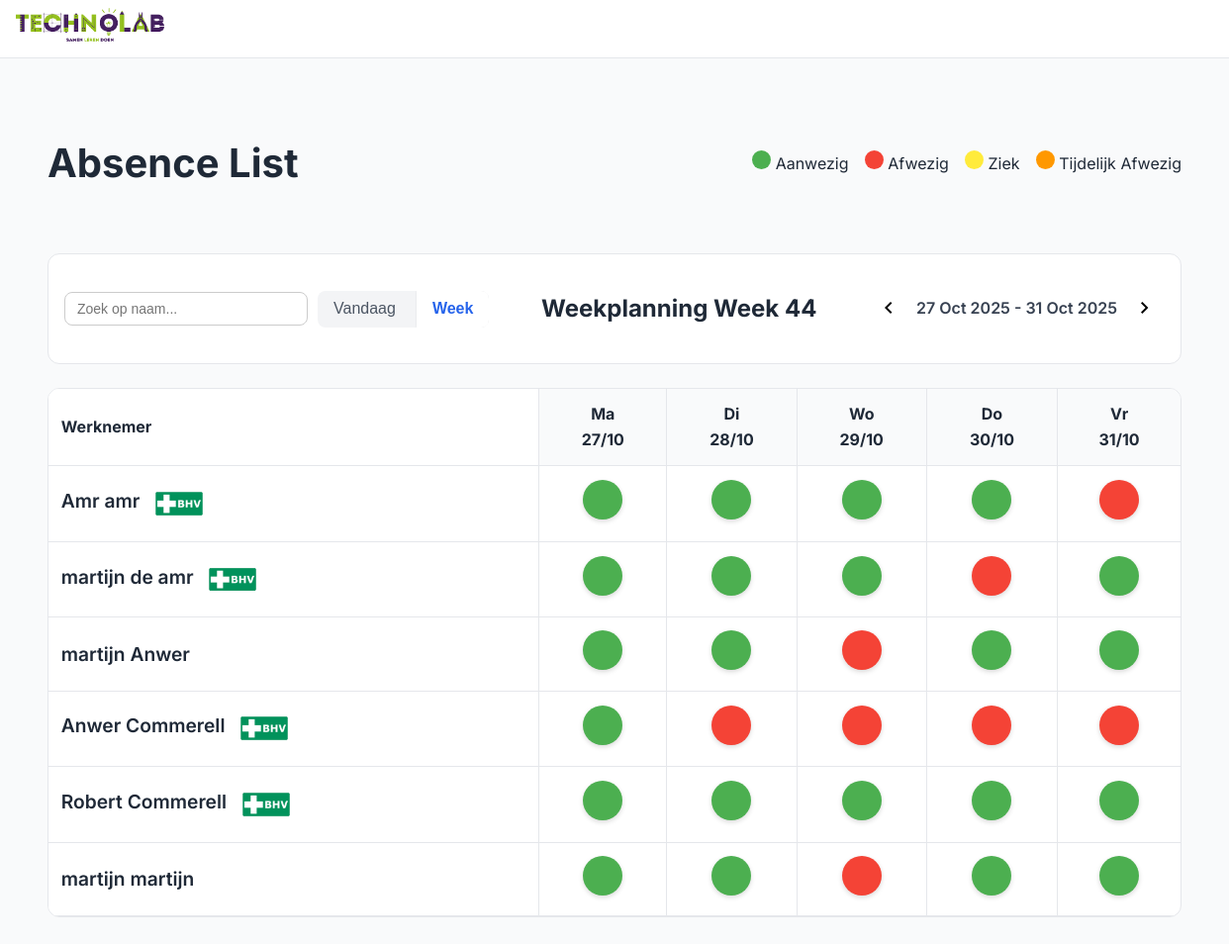
The app's page /week.php?week=2 with its own data.
### tables this page shows
CREATE TABLE `werknemers` (
  `id` int(11) NOT NULL,
  `voornaam` varchar(50) NOT NULL,
  `tussenvoegsel` varchar(20) DEFAULT NULL,
  `achternaam` varchar(50) NOT NULL,
  `email` varchar(100) NOT NULL,
  `werkdag_ma` tinyint(1) DEFAULT 0,
  `werkdag_di` tinyint(1) DEFAULT 0,
  `werkdag_wo` tinyint(1) DEFAULT 0,
  `werkdag_do` tinyint(1) DEFAULT 0,
  `werkdag_vr` tinyint(1) DEFAULT 0,
  `sector` varchar(50) NOT NULL,
  `BHV` tinyint(1) DEFAULT 0,
  `status` enum('Ziek','Aanwezig','Op de school','Afwezig','Eefetjes Afwezig') DEFAULT 'Aanwezig',
  `status_ma` enum('Aanwezig','Afwezig','Ziek','Op de school','Eefetjes Afwezig') DEFAULT 'Afwezig',
  `status_di` enum('Aanwezig','Afwezig','Ziek','Op de school','Eefetjes Afwezig') DEFAULT 'Afwezig',
  `status_wo` enum('Aanwezig','Afwezig','Ziek','Op de school','Eefetjes Afwezig') DEFAULT 'Afwezig',
  `status_do` enum('Aanwezig','Afwezig','Ziek','Op de school','Eefetjes Afwezig') DEFAULT 'Afwezig',
  `status_vr` enum('Aanwezig','Afwezig','Ziek','Op de school','Eefetjes Afwezig') DEFAULT 'Afwezig',
  `tijdelijk_tot` datetime DEFAULT NULL
);

### week.php (the view, shortened to what this page needs)
<?php
try {
    $db = new PDO("mysql:host=localhost;dbname=technolab-dashboard", "root", "");
    $db->setAttribute(PDO::ATTR_ERRMODE, PDO::ERRMODE_EXCEPTION);
} catch (PDOException $e) {
    die("Fout!: " . $e->getMessage());
}
$weekOffset = isset($_GET['week']) ? intval($_GET['week']) : 0;
$startOfWeek = new DateTime();
$startOfWeek->modify("monday this week");
if ($weekOffset !== 0) {
    $startOfWeek->modify(($weekOffset > 0 ? '+' : '') . $weekOffset . ' week');
}
$jaar = $startOfWeek->format("o");
$weeknummer = $startOfWeek->format("W");
$weekDays = [
    'Ma' => ['col' => 'ma', 'date' => (clone $startOfWeek)],
    'Di' => ['col' => 'di', 'date' => (clone $startOfWeek)->modify('+1 day')],
    'Wo' => ['col' => 'wo', 'date' => (clone $startOfWeek)->modify('+2 day')],
    'Do' => ['col' => 'do', 'date' => (clone $startOfWeek)->modify('+3 day')],
    'Vr' => ['col' => 'vr', 'date' => (clone $startOfWeek)->modify('+4 day')],
];
$stmt = $db->query("SELECT * FROM werknemers ORDER BY achternaam ASC, voornaam ASC, BHV");
$werknemers = $stmt->fetchAll(PDO::FETCH_ASSOC);
?>
<!DOCTYPE html>
<html lang="nl">
<head>
    <link rel="stylesheet" href="css/style.css" />
    <link rel="stylesheet" href="css/week.css" />
    <link rel="stylesheet" href="css/nav.css" />
</head>
<body>
<div class="app">
<header class="header">
    <section class="logo-container">
        <a href="#" class="logo-link">
            <img src="image/technolab.png" alt="Technolab Logo" class="logo-icone">
        </a>
    </section>
</header>
    <main class="main">
        <div class="main-header">
            <h1>Absence List</h1>
            <div class="legend">
                <div><span class="dot status-aanwezig"></span> Aanwezig</div>
                <div><span class="dot status-afwezig"></span> Afwezig</div>
                <div><span class="dot status-ziek"></span> Ziek</div>
                <div><span class="dot status-eefetjesafwezig"></span> Tijdelijk Afwezig</div>
            </div>
        </div>
        <div class="filters">
            <div class="filter-left" style="display: flex; align-items: center; gap: 10px;">
                <div class="search-input">
                    <input type="text" id="searchInput" placeholder="Zoek op naam..." />
                </div>
                <div class="range-buttons" style="display: flex; gap: 5px;">
                    <a href="dagplanning.php"><button class="toggle">Vandaag</button></a>
                    <button class="active">Week</button>
                </div>
            </div>
            <div> <h2>Weekplanning Week <?= $weeknummer ?></h2></div>
            <div class="filter-right">
                <a href="?week=<?= $weekOffset-1 ?>"><button class="icon-button"><span class="material-symbols-outlined">chevron_left</span></button></a>
                <span class="date-label"><?= $startOfWeek->format('d M Y') ?> - <?= (clone $startOfWeek)->modify('+4 days')->format('d M Y') ?></span>
                <a href="?week=<?= $weekOffset+1 ?>"><button class="icon-button"><span class="material-symbols-outlined">chevron_right</span></button></a>
            </div>
        </div>
        <div class="table-wrapper">
            <table id="werknemerTable">
                <thead>
                <tr>
                    <th>Werknemer</th>
                    <?php foreach ($weekDays as $dayName => $info): ?>
                        <th>
                            <?= $dayName ?><br>
                            <?= $info['date']->format('d/m') ?>
                        </th>
                    <?php endforeach; ?>
                </tr>
                </thead>
                <tbody>
                <?php foreach ($werknemers as $w): ?>
                    <?php
                    $stmt = $db->prepare("SELECT dag, status FROM week_planning WHERE werknemer_id = :id AND weeknummer = :week AND jaar = :jaar");
                    $stmt->execute([':id'=>$w['id'], ':week'=>$weeknummer, ':jaar'=>$jaar]);
                    $weekStatussen = $stmt->fetchAll(PDO::FETCH_KEY_PAIR);
                    ?>
                    <tr>
                        <td class="werknemer-naam">
                            <?= ($w['voornaam'].' '.($w['tussenvoegsel']?$w['tussenvoegsel'].' ':'').$w['achternaam']) ?>
                            <span class="bhv <?= $w['BHV'] ? 'bhv-BHV' : 'bhv-BHV' ?>">
                                <?= $w['BHV'] ? '  <img src="image/BHV.png" alt="Technolab Logo" class="logo-icon">' : '' ?>
                            </span>
                        </td>
                        <?php foreach ($weekDays as $dayName => $info): ?>
                            <?php
                            $col = $info['col'];
                            $status = $weekStatussen[$col] ?? ($w['werkdag_'.$col] ? 'Aanwezig' : 'Afwezig');
                            $class = 'status-'.strtolower(str_replace(' ', '', $status));
                            ?>
                            <td>
                                <div class="status-dot <?= $class ?>" onclick="openStatusModal(<?= $w['id'] ?>, '<?= $col ?>')"></div>
                            </td>
                        <?php endforeach; ?>
                    </tr>
                <?php endforeach; ?>
                </tbody>
            </table>
        </div>
    </main>
</div>
</body>
</html>

### css/style.css (style rules this page uses)
body { font-family: "Inter", sans-serif; background: #f9fafb; color: #1f2937; margin: 0; font-size: 16px; line-height: 1.6; }
.material-symbols-outlined { font-variation-settings: "FILL" 0, "wght" 400, "GRAD" 0, "opsz" 24; }
.app { display: flex; flex-direction: column; min-height: 100vh; }
.header { display: flex; align-items: center; justify-content: space-between; height: 64px; background: #fff; border-bottom: 1px solid #e5e7eb; padding: 0 2rem; position: sticky; top: 0; }
.icon-button { background: none; border: none; border-radius: 9999px; padding: 0.5rem; cursor: pointer; }
.main { flex: 1; padding: 3rem; }
.main-header { display: flex; justify-content: space-between; margin-bottom: 2rem; }
.main-header h1 { font-size: 2.5rem; font-weight: 700; }
.legend { display: flex; gap: 1rem; align-items: center; font-size: 1rem; }
.dot { display: inline-block; width: 1.2rem; height: 1.2rem; border-radius: 9999px; }
.filters { display: flex; justify-content: space-between; padding: 1rem; background: #fff; border: 1px solid #e5e7eb; border-radius: 0.75rem; margin-bottom: 1.5rem; }
.filter-left { display: flex; gap: 1rem; flex-wrap: wrap; align-items: center; }
.range-buttons { display: flex; background: #f3f4f6; border-radius: 0.5rem; overflow: hidden; }
.range-buttons button { border: none; background: none; padding: 0.6rem 1rem; cursor: pointer; color: #4b5563; font-size: 1rem; }
.range-buttons .active { background: #fff; color: #2563eb; font-weight: 600; font-size: 1rem; box-shadow: 0 0 2px rgba(0, 0, 0, 0.1); }
.filter-right { display: flex; align-items: center; gap: 0.5rem; }
.date-label { font-weight: 600; color: #374151; font-size: 1rem; }
.table-wrapper { overflow-x: auto; background: #fff; border: 1px solid #e5e7eb; border-radius: 0.75rem; max-width: 2000px; margin: 0 auto; }
table { width: 100%; border-collapse: collapse; min-width: 600px; }
thead { background: #f9fafb; }
th, td { padding: 0.8rem; text-align: center; border-bottom: 1px solid #e5e7eb; font-size: 1rem; }
th:first-child, td:first-child { text-align: left; position: sticky; left: 0; background: #fff; }
.bhv { padding: 4px 10px; border-radius: 6px; font-weight: 600; font-size: 16px; }
.werknemer-naam { align-items: center; gap: 0.5rem; font-size: 1.2rem; font-weight: 600; line-height: 1.6; padding: 0.8rem; box-sizing: border-box; min-height: 48px; }
.werknemer-naam .bhv img { width: 50px; height: 50px; display: inline-block; vertical-align: middle; }
table { border-collapse: collapse; width: 100%; }
th, td { padding: 0.8rem; text-align: center; border-bottom: 1px solid #e5e7eb; border-right: 1px solid #e5e7eb; vertical-align: middle; line-height: 1.6; }
th:last-child, td:last-child { border-right: none; }
th:first-child, td:first-child { text-align: left; position: sticky; left: 0; background: #fff; border-right: 1px solid #e5e7eb; }

### css/week.css (style rules this page uses)
.status-dot { width: 40px; height: 40px; border-radius: 50%; display: inline-flex; align-items: center; justify-content: center; cursor: pointer; transition: transform 0.2s ease, box-shadow 0.2s ease; box-shadow: 0 2px 5px rgba(0,0,0,0.15); }
.status-aanwezig { background-color: #4caf50; }
.status-afwezig { background-color: #f44336; }
.status-ziek { background-color: #ffeb3b; }
.status-eefetjesafwezig { background-color: #ff9800; }
.search-input { position: relative; }
.search-input input { padding: 8px 12px; border-radius: 8px; border: 1px solid #ccc; font-size: 14px; width: 220px; transition: border-color 0.2s; }

### css/nav.css (style rules this page uses)
body { font-family: "Inter", sans-serif; background: #f9fafb; color: #1f2937; margin: 0; }
.material-symbols-outlined { font-variation-settings: "FILL" 0, "wght" 400, "GRAD" 0, "opsz" 24; }
.app { display: flex; flex-direction: column; height: 100vh; }
.header { position: sticky; top: 0; width: 100%; z-index: 10; display: flex; align-items: center; justify-content: space-between; height: 4rem; background: #fff; border-bottom: 1px solid #e5e7eb; padding: 0 1rem; }
.logo-container { display: flex; align-items: center; gap: 1rem; }
.logo-icon { width: 40px; height: 50px; object-fit: contain; }
.logo-icone { width: 150px; height: 50px; object-fit: contain; }

### records on screen
werknemers: voornaam "Amr", achternaam "amr", BHV 1 (drawn), werkdag_ma 1 (drawn), werkdag_di 1 (drawn), werkdag_wo 1 (drawn), werkdag_do 1 (drawn), werkdag_vr 0 (drawn)
werknemers: voornaam "martijn", tussenvoegsel "de", achternaam "amr", BHV 1 (drawn), werkdag_ma 1 (drawn), werkdag_di 1 (drawn), werkdag_wo 1 (drawn), werkdag_do 0 (drawn), werkdag_vr 1 (drawn)
werknemers: voornaam "martijn", achternaam "Anwer", werkdag_ma 1 (drawn), werkdag_di 1 (drawn), werkdag_wo 0 (drawn), werkdag_do 1 (drawn), werkdag_vr 1 (drawn)
werknemers: voornaam "Anwer", achternaam "Commerell", BHV 1 (drawn), werkdag_ma 1 (drawn), werkdag_di 0 (drawn), werkdag_wo 0 (drawn), werkdag_do 0 (drawn), werkdag_vr 0 (drawn)
werknemers: voornaam "Robert", achternaam "Commerell", BHV 1 (drawn), werkdag_di 1 (drawn), werkdag_wo 1 (drawn), werkdag_do 1 (drawn), werkdag_vr 1 (drawn)
werknemers: voornaam "martijn", achternaam "martijn", werkdag_ma 1 (drawn), werkdag_di 1 (drawn), werkdag_wo 0 (drawn), werkdag_do 1 (drawn), werkdag_vr 1 (drawn)

### other values on screen
$weeknummer "44"
$dayName "Ma"
$info['date']->format('d/m') "27/10"
$dayName "Di"
$info['date']->format('d/m') "28/10"
$dayName "Wo"
$info['date']->format('d/m') "29/10"
$dayName "Do"
$info['date']->format('d/m') "30/10"
$dayName "Vr"
$info['date']->format('d/m') "31/10"
